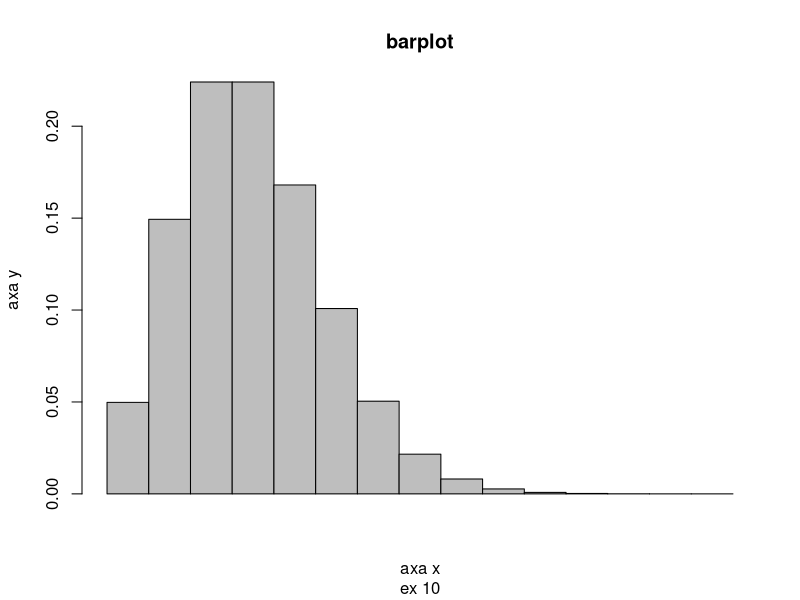

Here is the R script that generated this plot:
Poisson <- function(n, lambda)
{
  x=0:(n-1)
  y=dpois(x, lambda)
  barplot(y, space=0, main='barplot', sub="ex 10", xlab="axa x", ylab="axa y")
}

Poisson(15, 3)
